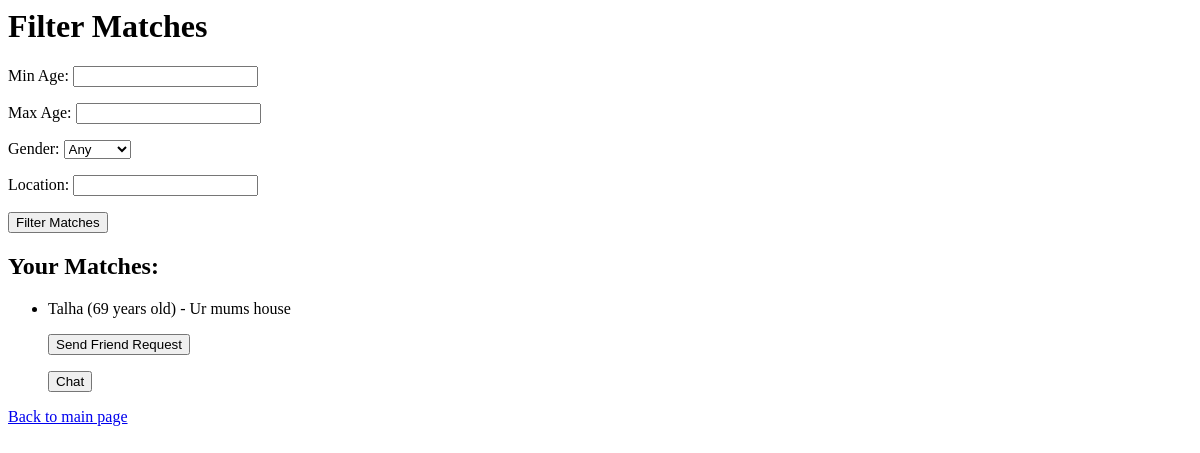
The app's page /accounts/matches/ (signed in), older data.
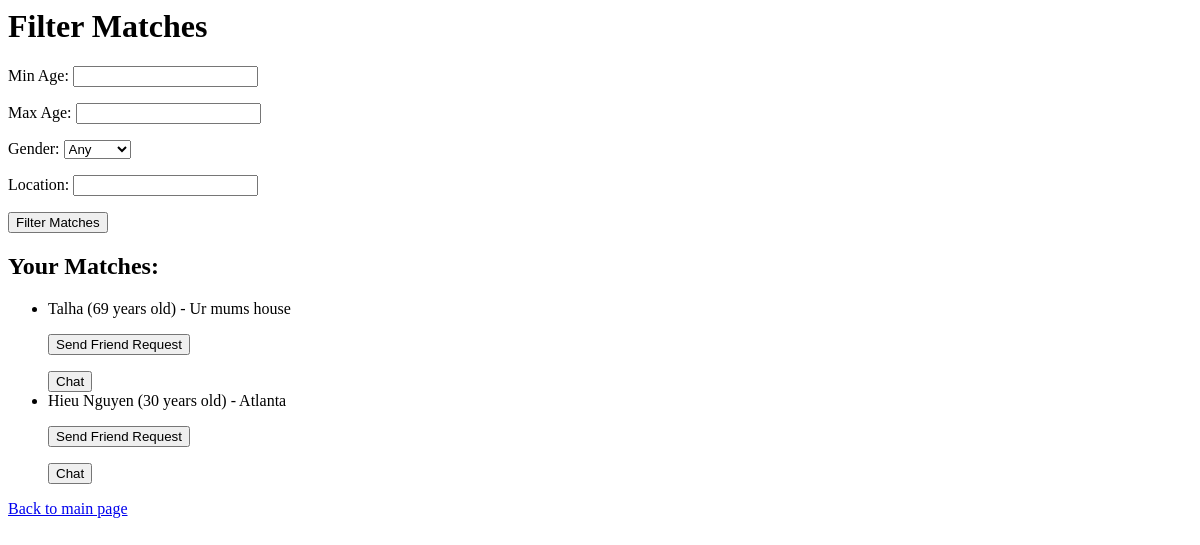
The same page, newer data.
### accounts/models.py (models this page shows, shortened)
class User(AbstractUser):
    GENDER_CHOICES = [('M', 'Male'), ('F', 'Female')]
    name = models.CharField(max_length=100, blank=True)
    gender = models.CharField(max_length=1, choices=GENDER_CHOICES)
    age = models.PositiveIntegerField()
    location = models.CharField(max_length=255)
    bio = models.TextField(blank=True)
    profile_image = models.ImageField(upload_to='profile_pics/', blank=True, null=True)  # Allow null for backward compatibility
    security_question_1 = models.CharField(max_length=255, blank=True)
    security_answer_1 = models.CharField(max_length=255, blank=True)
    security_question_2 = models.CharField(max_length=255, blank=True)
    security_answer_2 = models.CharField(max_length=255, blank=True)
    objects = UserManager()

### accounts/views.py (the view, shortened to what this page needs)
# urls.py: path('matches/', views.find_matches, name='find_matches'),
@login_required
def find_matches(request):
    current_user = request.user
    matches = User.objects.exclude(id=current_user.id)
    friends = FriendRequest.objects.filter(
        (Q(from_user=current_user) | Q(to_user=current_user)),
        status='accepted'
    ).select_related('to_user', 'from_user')
    friend_ids = [friend.to_user.id if friend.from_user == current_user else friend.from_user.id for friend in friends]
    matches = matches.exclude(id__in=friend_ids)
    form = MatchFilterForm(request.GET or None)
    return render(request, 'accounts/matches.html', {'matches': matches, 'form': form})

### accounts/forms.py
class MatchFilterForm(forms.Form):
    min_age = forms.IntegerField(required=False, label='Min Age')
    max_age = forms.IntegerField(required=False, label='Max Age')
    gender = forms.ChoiceField(choices=[('', 'Any'), ('M', 'Male'), ('F', 'Female')], required=False, label='Gender')
    location = forms.CharField(max_length=100, required=False, label='Location')

### templates/accounts/matches.html (shortened to what this page needs)
<h1>Filter Matches</h1>
<form method="get" action="{% url 'find_matches' %}">
    {{ form.as_p }}
    <button type="submit">Filter Matches</button>
</form>
<h2>Your Matches:</h2>
<ul>
    {%if matches%}
        {% for match in matches %}
            <li>
                {{ match.name }} ({{ match.age }} years old) - {{ match.location }}
                    <p>
                <form method="post" action="{% url 'send_friend_request' match.id %}">
                    <button type="submit">Send Friend Request</button>
                </form>
                </p>
                <a href="{% url 'send_message' match.id %}"><button type="submit">Chat</button></a>
            </li>
        {% endfor %}
    {%else%}
        <li>Filter your matches</li>
    {%endif%}
</ul>
<a href="{% url 'main_page' %}">Back to main page</a>

Row changes from the older to the newer data that the page shows:
added User: name "Hieu Nguyen", age "30", location "Atlanta"
